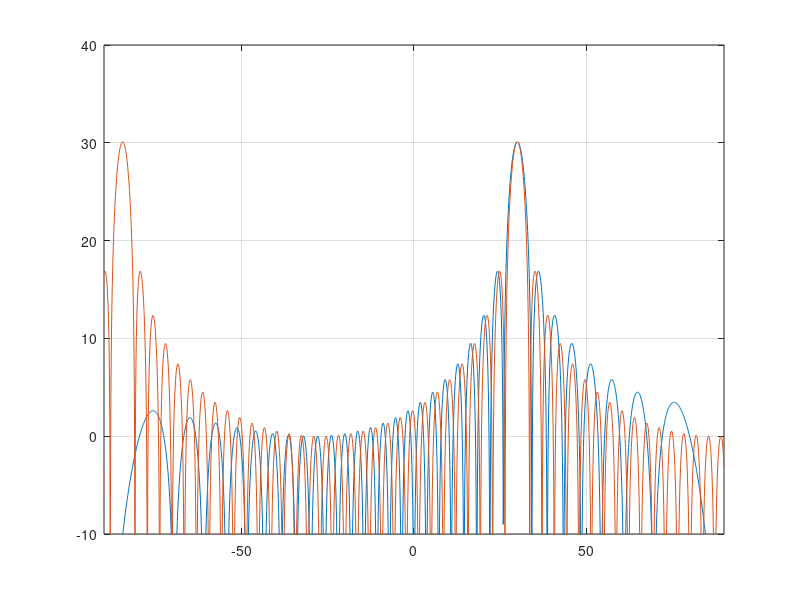

Write the MATLAB code that produced this figure.
% Quick look at main-lobe and side-lobes of spatial beams

clear;clc;
Nr = 32;
phi0 = 30/180*pi;
phi_range_deg = (-90:0.1:90);
phi_range_rad = phi_range_deg/180*pi;
for pp=1:length(phi_range_rad)
    phi = phi_range_rad(pp);
    bigPhi = sin(phi0)-sin(phi);
    bigPhi_aprx = phi0-phi;
    BP(pp) = (1-exp(1j*pi*Nr*bigPhi))/(1-exp(1j*pi*bigPhi));
    BP2(pp) = (1-exp(1j*pi*Nr*bigPhi_aprx))/(1-exp(1j*pi*bigPhi_aprx));

end
figure;
plot(phi_range_deg,20*log10(abs(BP)));hold on
plot(phi_range_deg,20*log10(abs(BP2)));hold on
grid on
ylim([-10,40])
xlim([-90,90])
